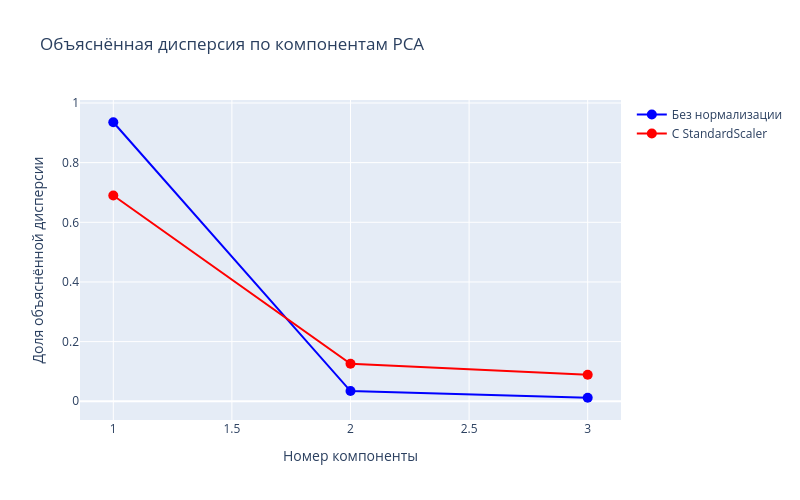

The notebook cell saved with this chart:
### Code cell
# Ячейка 8: Сравнение методов и анализ объяснённой дисперсии
# График объяснённой дисперсии по компонентам
fig_variance = go.Figure()

fig_variance.add_trace(go.Scatter(
    x=list(range(1, len(pca_raw.explained_variance_ratio_) + 1)),
    y=pca_raw.explained_variance_ratio_,
    mode='lines+markers',
    name='Без нормализации',
    line=dict(color='blue'),
    marker=dict(size=10)
))

fig_variance.add_trace(go.Scatter(
    x=list(range(1, len(pca_scaled.explained_variance_ratio_) + 1)),
    y=pca_scaled.explained_variance_ratio_,
    mode='lines+markers',
    name='С StandardScaler',
    line=dict(color='red'),
    marker=dict(size=10)
))

fig_variance.update_layout(
    title='Объяснённая дисперсия по компонентам PCA',
    xaxis_title='Номер компоненты',
    yaxis_title='Доля объяснённой дисперсии',
    height=500,
    width=800
)

fig_variance.show()

# Сводная таблица сравнения
comparison_df = pd.DataFrame({
    'Метод': ['Без нормализации', 'С StandardScaler'],
    'PC1 (%)': [pca_raw.explained_variance_ratio_[0] * 100, 
                pca_scaled.explained_variance_ratio_[0] * 100],
    'PC2 (%)': [pca_raw.explained_variance_ratio_[1] * 100, 
                pca_scaled.explained_variance_ratio_[1] * 100],
    'PC3 (%)': [pca_raw.explained_variance_ratio_[2] * 100, 
                pca_scaled.explained_variance_ratio_[2] * 100],
    'Сумма PC1+PC2+PC3 (%)': [sum(pca_raw.explained_variance_ratio_) * 100, 
                              sum(pca_scaled.explained_variance_ratio_) * 100]
})

print("\n📊 Сравнение методов PCA:")
print(comparison_df.to_string(index=False))

print("\n✓ Анализ завершен")

### Figure 1 — Plotly figure (JSON) as saved in the notebook; plotly's stock layout.template omitted (floating-point values rounded to 4 significant figures)
{"data": [{"line": {"color": "blue"}, "marker": {"size": 10}, "mode": "lines+markers", "name": "Без нормализации", "type": "scatter", "x": [1, 2, 3], "y": [0.9354, 0.03418, 0.0118]}, {"line": {"color": "red"}, "marker": {"size": 10}, "mode": "lines+markers", "name": "С StandardScaler", "type": "scatter", "x": [1, 2, 3], "y": [0.6897, 0.1255, 0.0889]}], "layout": {"height": 500, "title": {"text": "Объяснённая дисперсия по компонентам PCA"}, "width": 800, "xaxis": {"title": {"text": "Номер компоненты"}}, "yaxis": {"title": {"text": "Доля объяснённой дисперсии"}}}}
